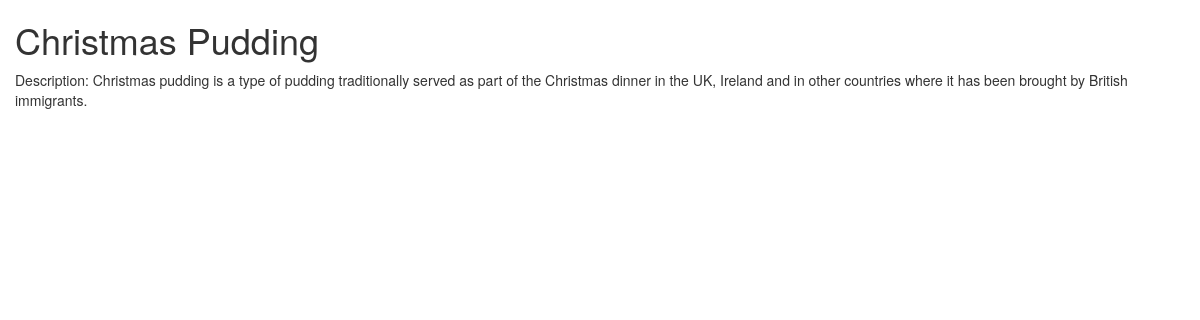
The page /catalog/Puddings/Christmas Pudding on the database its author committed.
### database_setup.py (models this page shows, shortened)
class Item(Base):
    __tablename__ = 'item'
    name = Column(String(80), nullable=False)
    id = Column(Integer, primary_key=True)
    description = Column(String(250))
    category_name = Column(String, ForeignKey('category.name'))
    category = relationship(Category)
    user_id = Column(Integer, ForeignKey('user.id'))
    user = relationship(User)

### app.py (the view)
@app.route('/catalog/<string:category_name>/<string:item_name>')
def showItem(category_name, item_name):
    categories = session.query(Category).all()
    item = session.query(Item).filter_by(name=item_name).one()
    creator = getUserInfo(item.user_id)
    if 'username' not in login_session or creator.id != login_session['user_id']:
        return render_template('publicitem.html', categories=categories, item=item)
    else:
        return render_template('item.html', categories=categories, item=item)

### app.py (called while the page is built)
def getUserInfo(user_id):
    user = session.query(User).filter_by(id=user_id).one()
    return user

### templates/publicitem.html (shortened to what this page needs)
<!DOCTYPE html>
<html lang="en">
<head>
  <link rel="stylesheet" href="https://maxcdn.bootstrapcdn.com/bootstrap/3.4.0/css/bootstrap.min.css">
</head>
<body>
<div class='container-fluid'>
    <div class='row'>
        <div class='col-xs-12'>
            <h1>{{item.name}}</h1>
            Description: {{item.description}}
        </div>
    </div>
</div>
</body>
</html>

### rows shown on the page
Item: name "Christmas Pudding", description "Christmas pudding is a type of pudding traditionally served as part of the Christmas dinner in the UK, Ireland and in other countries where it has been brought by British immigrants."
